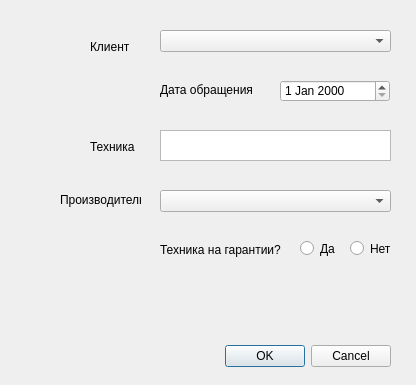
<?xml version="1.0" encoding="UTF-8"?>
<ui version="4.0">
 <class>Dialog</class>
 <widget class="QDialog" name="Dialog">
  <property name="geometry">
   <rect>
    <x>0</x>
    <y>0</y>
    <width>416</width>
    <height>385</height>
   </rect>
  </property>
  <property name="windowTitle">
   <string>Dialog</string>
  </property>
  <widget class="QDialogButtonBox" name="buttonBox">
   <property name="geometry">
    <rect>
     <x>50</x>
     <y>340</y>
     <width>341</width>
     <height>32</height>
    </rect>
   </property>
   <property name="orientation">
    <enum>Qt::Horizontal</enum>
   </property>
   <property name="standardButtons">
    <set>QDialogButtonBox::Cancel|QDialogButtonBox::Ok</set>
   </property>
  </widget>
  <widget class="QComboBox" name="comboBox">
   <property name="geometry">
    <rect>
     <x>160</x>
     <y>30</y>
     <width>231</width>
     <height>22</height>
    </rect>
   </property>
  </widget>
  <widget class="QLabel" name="label">
   <property name="geometry">
    <rect>
     <x>90</x>
     <y>40</y>
     <width>47</width>
     <height>13</height>
    </rect>
   </property>
   <property name="text">
    <string>Клиент</string>
   </property>
  </widget>
  <widget class="QLabel" name="label_2">
   <property name="geometry">
    <rect>
     <x>160</x>
     <y>80</y>
     <width>101</width>
     <height>20</height>
    </rect>
   </property>
   <property name="text">
    <string>Дата обращения</string>
   </property>
  </widget>
  <widget class="QLabel" name="label_3">
   <property name="geometry">
    <rect>
     <x>90</x>
     <y>140</y>
     <width>47</width>
     <height>13</height>
    </rect>
   </property>
   <property name="text">
    <string>Техника</string>
   </property>
  </widget>
  <widget class="QLabel" name="label_4">
   <property name="geometry">
    <rect>
     <x>60</x>
     <y>190</y>
     <width>81</width>
     <height>20</height>
    </rect>
   </property>
   <property name="text">
    <string>Производитель</string>
   </property>
  </widget>
  <widget class="QLabel" name="label_5">
   <property name="geometry">
    <rect>
     <x>160</x>
     <y>240</y>
     <width>131</width>
     <height>20</height>
    </rect>
   </property>
   <property name="text">
    <string>Техника на гарантии?</string>
   </property>
  </widget>
  <widget class="QDateEdit" name="dateEdit">
   <property name="geometry">
    <rect>
     <x>280</x>
     <y>80</y>
     <width>110</width>
     <height>22</height>
    </rect>
   </property>
  </widget>
  <widget class="QPlainTextEdit" name="plainTextEdit">
   <property name="geometry">
    <rect>
     <x>160</x>
     <y>130</y>
     <width>231</width>
     <height>31</height>
    </rect>
   </property>
  </widget>
  <widget class="QComboBox" name="comboBox_2">
   <property name="geometry">
    <rect>
     <x>160</x>
     <y>190</y>
     <width>231</width>
     <height>22</height>
    </rect>
   </property>
  </widget>
  <widget class="QRadioButton" name="radioButton">
   <property name="geometry">
    <rect>
     <x>300</x>
     <y>240</y>
     <width>41</width>
     <height>17</height>
    </rect>
   </property>
   <property name="text">
    <string>Да</string>
   </property>
  </widget>
  <widget class="QRadioButton" name="radioButton_2">
   <property name="geometry">
    <rect>
     <x>350</x>
     <y>240</y>
     <width>51</width>
     <height>17</height>
    </rect>
   </property>
   <property name="text">
    <string>Нет</string>
   </property>
  </widget>
 </widget>
 <resources/>
 <connections>
  <connection>
   <sender>buttonBox</sender>
   <signal>accepted()</signal>
   <receiver>Dialog</receiver>
   <slot>accept()</slot>
   <hints>
    <hint type="sourcelabel">
     <x>248</x>
     <y>254</y>
    </hint>
    <hint type="destinationlabel">
     <x>157</x>
     <y>274</y>
    </hint>
   </hints>
  </connection>
  <connection>
   <sender>buttonBox</sender>
   <signal>rejected()</signal>
   <receiver>Dialog</receiver>
   <slot>reject()</slot>
   <hints>
    <hint type="sourcelabel">
     <x>316</x>
     <y>260</y>
    </hint>
    <hint type="destinationlabel">
     <x>286</x>
     <y>274</y>
    </hint>
   </hints>
  </connection>
 </connections>
</ui>
